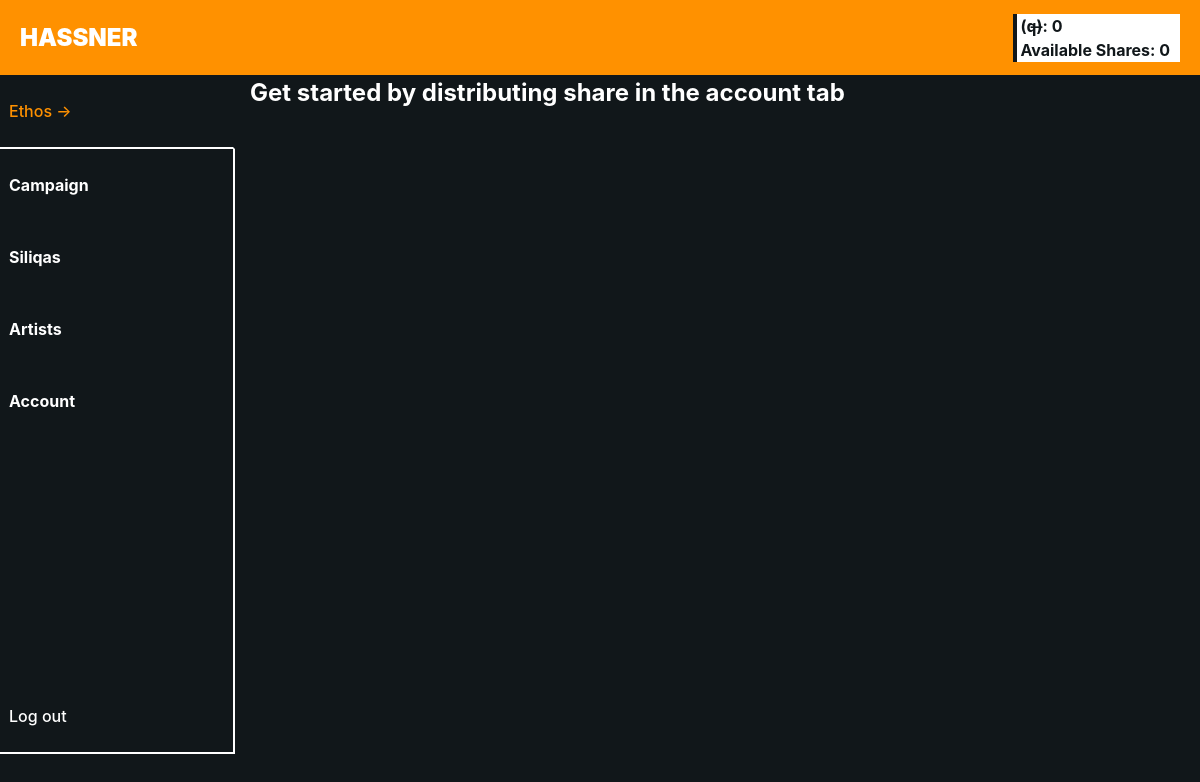
/frontend/artist/Artist.php (signed in), run on an earlier commit of the app's database.
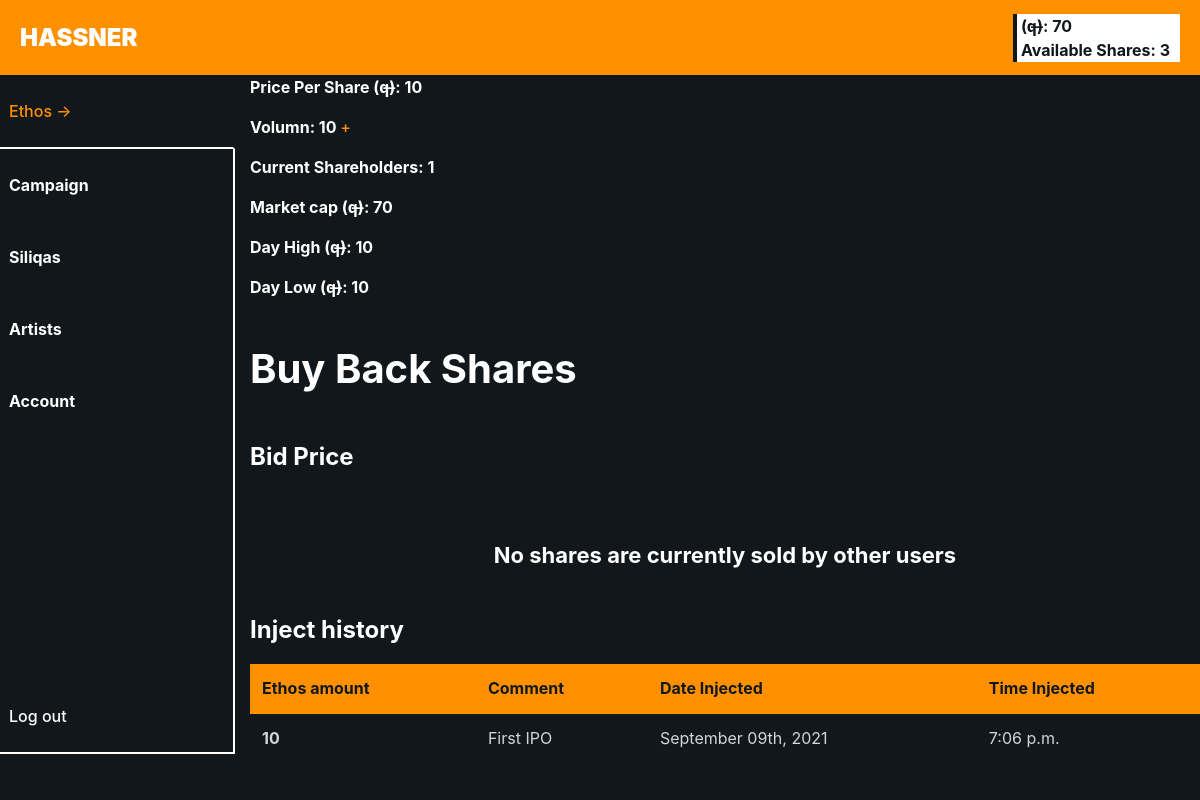
And on a later commit of the database.
### tables this page shows
CREATE TABLE `account` (
  `username` varchar(50) NOT NULL,
  `password` varchar(50) NOT NULL,
  `account_type` varchar(50) NOT NULL,
  `id` int(11) NOT NULL,
  `Shares` int(50) NOT NULL,
  `balance` float NOT NULL,
  `rate` float NOT NULL,
  `Share_Distributed` int(10) NOT NULL,
  `email` varchar(50) NOT NULL,
  `billing_address` varchar(10) NOT NULL,
  `Full_name` varchar(50) NOT NULL,
  `City` varchar(20) NOT NULL,
  `State` varchar(20) NOT NULL,
  `ZIP` varchar(6) NOT NULL,
  `Card_number` varchar(19) NOT NULL,
  `Transit_no` varchar(5) NOT NULL,
  `Inst_no` varchar(3) NOT NULL,
  `Account_no` varchar(11) NOT NULL,
  `Swift` varchar(8) NOT NULL,
  `price_per_share` float NOT NULL,
  `Monthly_shareholder` int(11) NOT NULL,
  `Income` float NOT NULL,
  `Market_cap` float NOT NULL
);

### backend/control/logic.php (called while the page is built, shortened)
<?php
        function searchAccount($conn, $username)
        {
            $sql = "SELECT * FROM account WHERE username = ?";
            $stmt = $conn->prepare($sql);
            $stmt->bind_param('s', $username);
            $stmt->execute();
            $result = $stmt->get_result();
            return $result;
        }
        function searchArtistCurrentPricePerShare($conn, $artist_username)
        {
            $sql = "SELECT price_per_share FROM account WHERE username = ?";
            $stmt = $conn->prepare($sql);
            $stmt->bind_param('s', $artist_username);
            $stmt->execute();
            $result = $stmt->get_result();
            return $result;
        }
        function searchArtistTotalSharesBought($conn, $artist_username)
        {
            $sql = "SELECT no_of_share_bought FROM user_artist_share WHERE artist_username = ?";
            $stmt = $conn->prepare($sql);
            $stmt->bind_param('s', $artist_username);
            $stmt->execute();
            $result = $stmt->get_result();
            return $result;
        }
        function searchArtistHighestPrice($conn, $artist_username)
        {
            $sql = "SELECT MAX(selling_price) AS maximum FROM sell_order WHERE artist_username = ?";
            $stmt = $conn->prepare($sql);
            $stmt->bind_param('s', $artist_username);
            $stmt->execute();
            $result = $stmt->get_result();
            return $result;
        }
        function getArtistShareHolders($conn, $artist_username)
        {
            $sql = "SELECT user_username FROM user_artist_share WHERE artist_username = ?";
            $stmt = $conn->prepare($sql);
            $stmt->bind_param('s', $artist_username);
            $stmt->execute();
            $result = $stmt->get_result();
            return $result;
        }
        function getAskedPrices($conn, $artist_username)
        {
            $sql = "SELECT * FROM sell_order WHERE artist_username = ?";
            $stmt = $conn->prepare($sql);
            $stmt->bind_param('s', $artist_username);
            $stmt->execute();
            $result = $stmt->get_result();
            return $result;
        }
?>

### backend/artist/ArtistBackend.php (called while the page is built, shortened)
<?php
    function getArtistAccount($artist_username, $account_type)
    {
        $conn = connect();
        $result = searchAccount($conn, $artist_username);
        $account_info = $result->fetch_assoc();
        return $account_info;
    }
    function fetchCurrentShareholders($artist_username)
    {
        $conn = connect();
        return getArtistShareHolders($conn, $artist_username);
    }
    function calculateMarketCap($artist_username)
    {
        $conn = connect();
        $market_cap = 0;
        $res1 = searchArtistTotalSharesBought($conn, $artist_username);
        $res2 = searchArtistCurrentPricePerShare($conn, $artist_username);
        $pps = $res2->fetch_assoc();
        while($row = $res1->fetch_assoc())
        {
            $market_cap += ($row['no_of_share_bought'] * $pps['price_per_share']);
        }
        return $market_cap;
    }
?>

### frontend/artist/Artist.php (the view, shortened to what the rows shown need)
<?php
  include '../../backend/control/Dependencies.php';
  include '../../backend/artist/ArtistBackend.php';
  include '../../backend/shared/MarketplaceBackend.php';
  $account_info = getArtistAccount($_SESSION['username'], "artist");
?>
<!doctype html>
<html lang="en">
  <head>
      <link href="https://rsms.me/inter/inter-ui.css" rel="stylesheet">
      <link rel="stylesheet" href="../css/default.css" id="theme-color">
      <link rel="stylesheet" href="../css/menu.css" id="theme-color">
      <link rel="stylesheet" href="../css/date_picker.css" type="text/css">
      <link rel="stylesheet" href="../css/slidebar.css" type="text/css">
  </head>
  <body class="bg-dark">
  <section class="smart-scroll">
      <div class="container-xxl">
          <nav class="navbar navbar-expand-md navbar-dark bg-orange">
              <a id = "href-hover" class="navbar-brand heading-black" href="#">
                  HASSNER
              </a>
              <div class="col text-right"></div>
              <div style="color: #11171a; font-weight: bold; background-color:white; border-left: 4px solid #11171a; border-right: 10px solid white;">
                <?php
                  echo ' &nbsp;(q̶): ';
                  echo round($account_info['balance'], 2);
                  $unbought = $account_info['Share_Distributed'] - $account_info['Shares'];
                  echo '<br> &nbsp;Available Shares: ';
                  echo $unbought;
                ?>
              </div>
          </nav>
      </div>
  </section>
  <section id="login">
      <div class="container-fluid">
          <div class="row">
                  <div class="col">
                    <?php
                        if($_SESSION['display'] == "CAMPAIGN")
                        {
                        }
                        else if($_SESSION['display'] == "ETHOS" || $_SESSION['display'] == 0)
                        {
                            if($account_info['Share_Distributed'] == 0)
                            {
                                echo '<h3>Get started by distributing share in the account tab</h3>';
                            }
                            else
                            {
                                $shareholder_list = fetchCurrentShareholders($_SESSION['username']);
                                $market_cap = calculateMarketCap($_SESSION['username']);
                                $high = getHighestOrLowestPPS($_SESSION['username'], "MAX");
                                $low = getHighestOrLowestPPS($_SESSION['username'], "MIN");
                                echo '
                                        <h6>Price Per Share (q̶): '.$account_info['price_per_share'].'</h6>
                                        <form action="../../backend/shared/GlobalVarsSwitchBackend.php" method="post">
                                            <h6>Volumn: '.$account_info['Share_Distributed'].' <input name="display_type" type="submit" id="menu-style" style="border:1px white; background-color: transparent; color: #ff9100;" value="+">
                                        </form>
                                ';
                                echo '
                                        <h6>Current Shareholders: '.$shareholder_list->num_rows.'</h6>
                                        <h6>Market cap (q̶): '.$market_cap.'</h6>
                                        <h6>Day High (q̶): '.$high.'</h6>
                                        <h6>Day Low (q̶): '.$low.'</h6>
                                        <br>
                                        <h2>Buy Back Shares</h2>
                                ';
                                echo '<h3>Inject history</h3>';
                            }
                        }
                    ?>
                </div>
          </div>
      </div>
  </section>
  </body>
</html>

What changed in the data, as far as the page shows it:
changed account: balance "0" → "70"; unbought "0" → "3"; price_per_share (not shown) → "10"; Share_Distributed (not shown) → "10"
Also different on the page:
form field display_type: (not shown) → "+"
$shareholder_list->num_rows: (not shown) → "1"
$market_cap: (not shown) → "70"
text no longer shown: "Get started by distributing share in the account tab"
text now shown: "Price Per Share (q̶): Volumn: Current Shareholders: Market cap (q̶): Day High (q̶): Day Low (q̶): Buy Back Shares Bid Price No shares are currently sold by other users Inject history Ethos amount Comment Date Injected Time Injected"
new list line: "10 First IPO September 09th, 2021 7:06 p.m."
